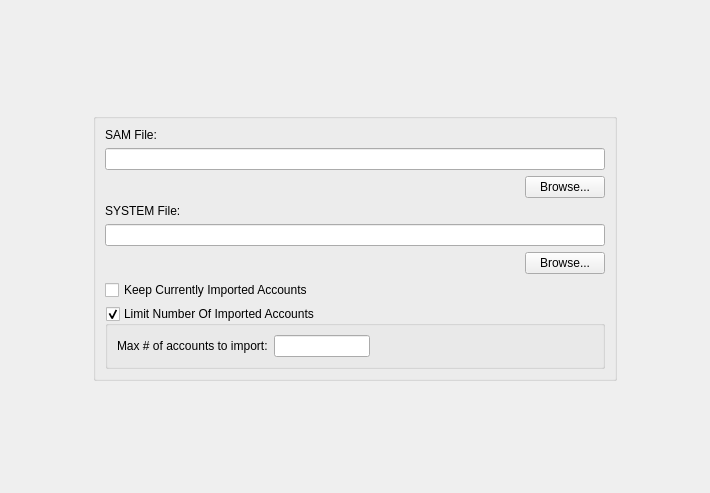
<?xml version="1.0" encoding="UTF-8"?>
<ui version="4.0">
 <class>ImportSAMConfig</class>
 <widget class="QWidget" name="ImportSAMConfig">
  <property name="geometry">
   <rect>
    <x>0</x>
    <y>0</y>
    <width>710</width>
    <height>493</height>
   </rect>
  </property>
  <property name="sizePolicy">
   <sizepolicy hsizetype="Preferred" vsizetype="Preferred">
    <horstretch>0</horstretch>
    <verstretch>0</verstretch>
   </sizepolicy>
  </property>
  <property name="maximumSize">
   <size>
    <width>16777215</width>
    <height>16777215</height>
   </size>
  </property>
  <property name="windowTitle">
   <string>Form</string>
  </property>
  <layout class="QGridLayout" name="gridLayout">
   <item row="1" column="2">
    <spacer name="horizontalSpacer">
     <property name="orientation">
      <enum>Qt::Horizontal</enum>
     </property>
     <property name="sizeHint" stdset="0">
      <size>
       <width>40</width>
       <height>20</height>
      </size>
     </property>
    </spacer>
   </item>
   <item row="1" column="0">
    <spacer name="horizontalSpacer_2">
     <property name="orientation">
      <enum>Qt::Horizontal</enum>
     </property>
     <property name="sizeHint" stdset="0">
      <size>
       <width>40</width>
       <height>20</height>
      </size>
     </property>
    </spacer>
   </item>
   <item row="1" column="1">
    <widget class="QGroupBox" name="groupBox">
     <property name="title">
      <string/>
     </property>
     <layout class="QVBoxLayout" name="verticalLayout_2">
      <item>
       <widget class="QLabel" name="label_4">
        <property name="text">
         <string>SAM File:</string>
        </property>
       </widget>
      </item>
      <item>
       <widget class="QLineEdit" name="SAMFileNameEdit">
        <property name="minimumSize">
         <size>
          <width>500</width>
          <height>0</height>
         </size>
        </property>
       </widget>
      </item>
      <item>
       <layout class="QHBoxLayout" name="horizontalLayout_2">
        <item>
         <spacer name="horizontalSpacer_4">
          <property name="orientation">
           <enum>Qt::Horizontal</enum>
          </property>
          <property name="sizeHint" stdset="0">
           <size>
            <width>40</width>
            <height>20</height>
           </size>
          </property>
         </spacer>
        </item>
        <item>
         <widget class="QPushButton" name="browseButtonSAM">
          <property name="text">
           <string>Browse...</string>
          </property>
         </widget>
        </item>
       </layout>
      </item>
      <item>
       <widget class="QLabel" name="label">
        <property name="text">
         <string>SYSTEM File:</string>
        </property>
       </widget>
      </item>
      <item>
       <widget class="QLineEdit" name="SYSTEMFileNameEdit"/>
      </item>
      <item>
       <layout class="QHBoxLayout" name="horizontalLayout">
        <item>
         <spacer name="horizontalSpacer_3">
          <property name="orientation">
           <enum>Qt::Horizontal</enum>
          </property>
          <property name="sizeHint" stdset="0">
           <size>
            <width>40</width>
            <height>20</height>
           </size>
          </property>
         </spacer>
        </item>
        <item>
         <widget class="QPushButton" name="browseButtonSYSTEM">
          <property name="text">
           <string>Browse...</string>
          </property>
         </widget>
        </item>
       </layout>
      </item>
      <item>
       <widget class="QCheckBox" name="KeepCurrentAccounts">
        <property name="text">
         <string>Keep Currently Imported Accounts</string>
        </property>
       </widget>
      </item>
      <item>
       <widget class="QGroupBox" name="LimitAccounts">
        <property name="title">
         <string>Limit Number Of Imported Accounts</string>
        </property>
        <property name="checkable">
         <bool>true</bool>
        </property>
        <layout class="QHBoxLayout" name="horizontalLayout_3">
         <item>
          <widget class="QLabel" name="label_5">
           <property name="text">
            <string>Max # of accounts to import:</string>
           </property>
          </widget>
         </item>
         <item>
          <widget class="QLineEdit" name="AccountLimit">
           <property name="maximumSize">
            <size>
             <width>96</width>
             <height>16777215</height>
            </size>
           </property>
           <property name="inputMethodHints">
            <set>Qt::ImhDigitsOnly</set>
           </property>
           <property name="maxLength">
            <number>10</number>
           </property>
          </widget>
         </item>
         <item>
          <spacer name="horizontalSpacer_5">
           <property name="orientation">
            <enum>Qt::Horizontal</enum>
           </property>
           <property name="sizeHint" stdset="0">
            <size>
             <width>40</width>
             <height>20</height>
            </size>
           </property>
          </spacer>
         </item>
        </layout>
       </widget>
      </item>
     </layout>
    </widget>
   </item>
   <item row="2" column="1">
    <spacer name="verticalSpacer">
     <property name="orientation">
      <enum>Qt::Vertical</enum>
     </property>
     <property name="sizeHint" stdset="0">
      <size>
       <width>20</width>
       <height>40</height>
      </size>
     </property>
    </spacer>
   </item>
   <item row="0" column="1">
    <spacer name="verticalSpacer_2">
     <property name="orientation">
      <enum>Qt::Vertical</enum>
     </property>
     <property name="sizeHint" stdset="0">
      <size>
       <width>20</width>
       <height>40</height>
      </size>
     </property>
    </spacer>
   </item>
  </layout>
 </widget>
 <resources/>
 <connections/>
</ui>
